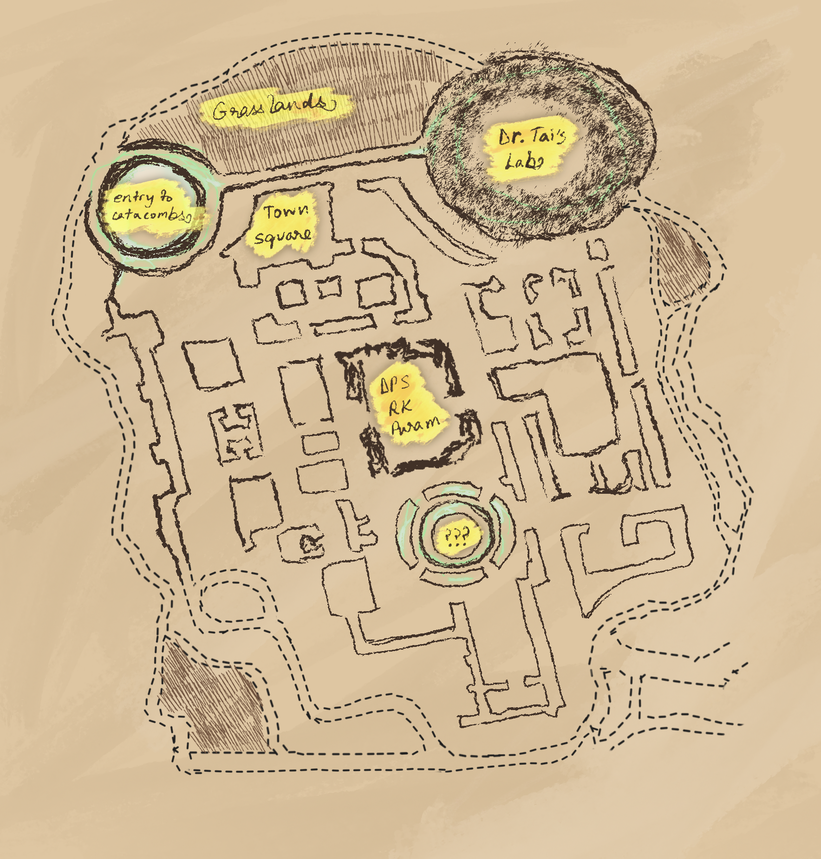
#> input picture map.png, 821 x 859 px, shrunk from 1768 x 1851 before the run
$ python -i main.py   (imports and definitions only)
#> lines starting #> are read from the running program, lines starting #| are printed output that depends on the picture; after the words box and inside, x2 and y2 are one past the last pixel; in counts of white or black regions, pixels touching at a corner belong together
import asyncio
import contextlib
import json
import math
import random
import time
from pathlib import Path
from typing import Dict, List, Optional, Tuple

import cv2
import numpy as np
from fastapi import FastAPI, WebSocket, WebSocketDisconnect
from fastapi.middleware.cors import CORSMiddleware
from fastapi.responses import FileResponse

# [9 lines not run here, left out]

ROOT_DIR = Path(__file__).resolve().parent.parent
MAP_PATH = ROOT_DIR / "map.png"

class CollisionField:

    TARGET_BGR = np.array([0x87, 0xB3, 0xBF], dtype=np.uint8)
    COLOR_TOLERANCE = 24.0
    DEFAULT_SPAWN_MARGIN = 30

    def __init__(self, image_path: Path):
        self.source_image = cv2.imread(str(image_path), cv2.IMREAD_COLOR)
#> self.source_image is the input picture: shape (859, 821, 3); mean B, G, R 148.1, 183.5, 205.6
        if self.source_image is None:
            raise FileNotFoundError(f"Map image not found at {image_path}")

        self.walkable_mask = self._build_walkable_mask(self.source_image)
        self.height, self.width = self.walkable_mask.shape

        walkable_coords = np.column_stack(np.where(self.walkable_mask))
        if walkable_coords.size == 0:
            raise ValueError(
                "No walkable region detected in map.png. Ensure paths use #bfb387 (and similar hues)."
            )
        self.walkable_coords = walkable_coords
        self._margin_cache: Dict[int, np.ndarray] = {}

    def _build_walkable_mask(self, image: np.ndarray) -> np.ndarray:
        lab_image = cv2.cvtColor(image, cv2.COLOR_BGR2LAB)
#> lab_image: shape (859, 821, 3); mean of channels 0, 1, 2 192.2, 130.6, 148.7
        target_lab = cv2.cvtColor(self.TARGET_BGR.reshape(1, 1, 3), cv2.COLOR_BGR2LAB)[0, 0]

        delta = np.linalg.norm(lab_image.astype(np.int16) - target_lab.astype(np.int16), axis=2)
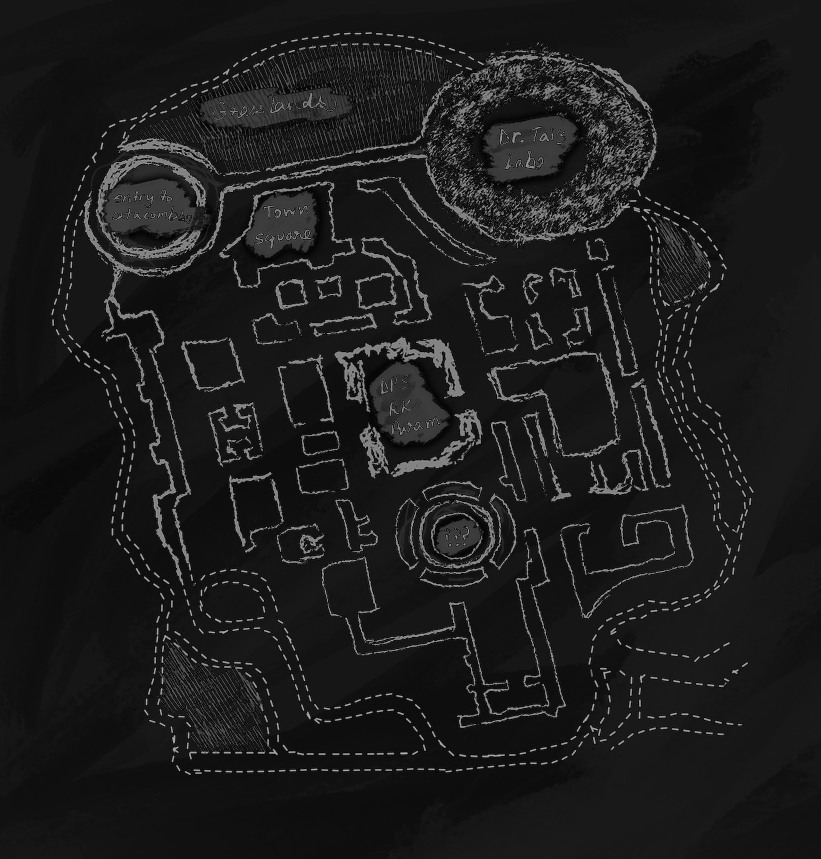
#> delta: shape (859, 821) float64; min 1, max 181.5, mean 28.5
        mask = (delta <= self.COLOR_TOLERANCE).astype(np.uint8) * 255
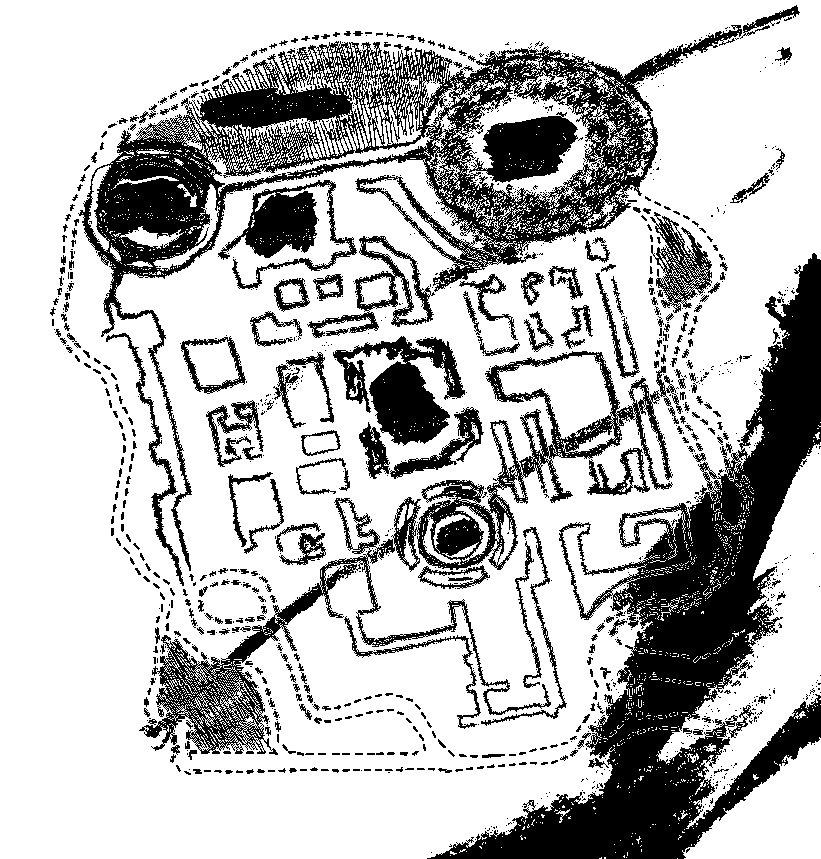
#> mask: shape (859, 821); 73.3% white; 1312 black regions (988 under 20 px), largest, box (x1, y1, x2, y2) and area: (427, 253, 821, 859) 60765, (78, 25, 742, 571) 52389, (391, 351, 682, 572) 12055

        kernel_close = np.ones((5, 5), np.uint8)
        kernel_open = np.ones((3, 3), np.uint8)
        mask = cv2.morphologyEx(mask, cv2.MORPH_CLOSE, kernel_close)
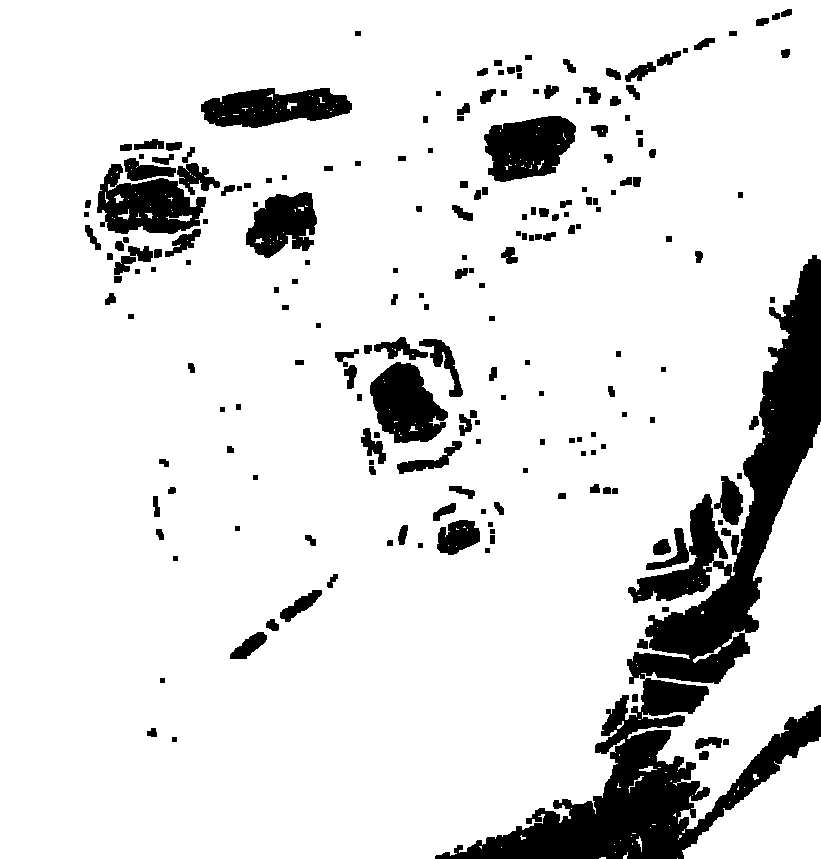
#> mask: shape (859, 821); 87.7% white; 201 black regions, largest, box (x1, y1, x2, y2) and area: (435, 255, 821, 859) 47324, (97, 164, 206, 234) 4562, (484, 116, 576, 182) 4382
        mask = cv2.morphologyEx(mask, cv2.MORPH_OPEN, kernel_open)
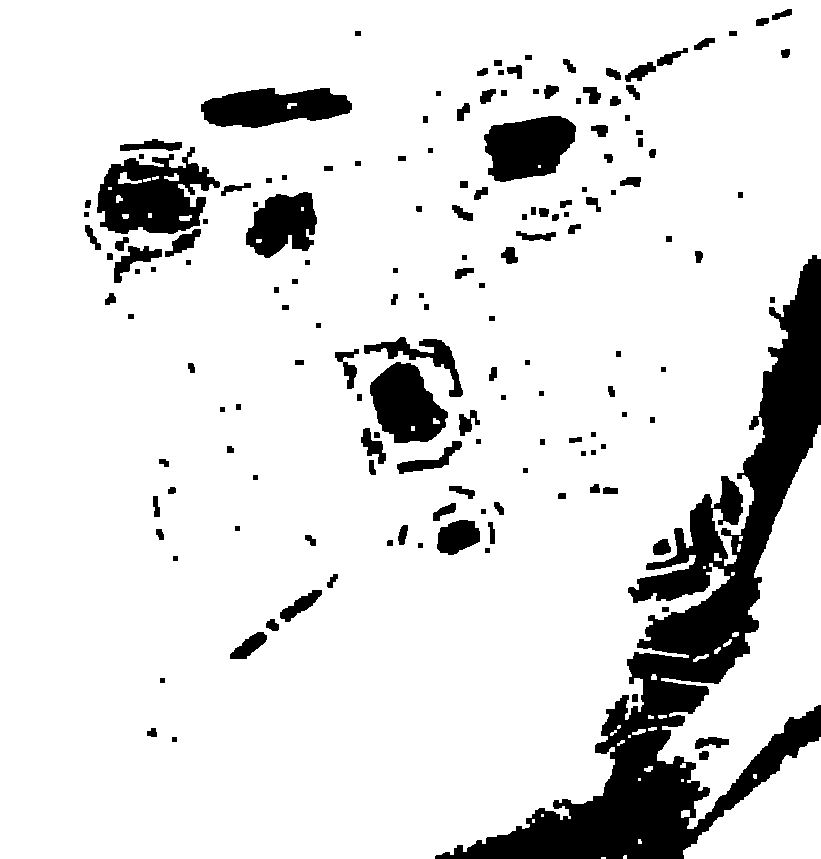
#> mask: shape (859, 821); 87.5% white; 158 black regions, largest, box (x1, y1, x2, y2) and area: (435, 255, 821, 859) 49207, (97, 147, 220, 234) 6405, (484, 116, 576, 182) 4458

        return mask == 255
#> in __init__, `walkable_coords = np.column_stack(np.where(self.walkable_mask))`: walkable_coords = 616978 pairs, first value 0 to 858, second value 0 to 820
#> in __init__, `self.walkable_coords = walkable_coords`: self.walkable_coords has the same summary as walkable_coords

    def is_walkable(self, x: float, y: float) -> bool:
        ix, iy = int(round(x)), int(round(y))
        if ix < 0 or iy < 0 or ix >= self.width or iy >= self.height:
            return False
        return bool(self.walkable_mask[iy, ix])

    def random_walkable_point(self, margin: int = 0) -> Tuple[float, float]:
        coords = self._coords_with_margin(margin)
        iy, ix = coords[np.random.randint(len(coords))]
        return float(ix), float(iy)

    def _coords_with_margin(self, margin: int) -> np.ndarray:
        if margin <= 0:
            return self.walkable_coords

        cached = self._margin_cache.get(margin)
        if cached is not None and len(cached) > 0:
            return cached

        coords = self.walkable_coords
        mask = (
            (coords[:, 0] >= margin)
            & (coords[:, 0] < self.height - margin)
            & (coords[:, 1] >= margin)
            & (coords[:, 1] < self.width - margin)
        )
        filtered = coords[mask]
        if len(filtered) == 0:
            self._margin_cache[margin] = self.walkable_coords
            return self.walkable_coords

        self._margin_cache[margin] = filtered
        return filtered

    def cluster_origin(self) -> Tuple[float, float]:
        sample_size = min(500, len(self.walkable_coords))
#> sample_size = 500
        sample_indices = np.random.choice(len(self.walkable_coords), size=sample_size, replace=False)
#> sample_indices = 500 values, max 616249 at index 294, min 431 at index 415, mean 310206.3
        subset = self.walkable_coords[sample_indices]
#> subset = 500 pairs, first value 0 to 857, second value 1 to 814
        mean_y, mean_x = subset.mean(axis=0)
#> mean_y = 425; mean_x = 382.1
        return float(mean_x), float(mean_y)

    def snap_to_walkable(self, x: float, y: float, max_radius: int = 80) -> Tuple[float, float]:

        if self.is_walkable(x, y):
            return float(x), float(y)

        ix, iy = int(round(x)), int(round(y))
        anchor = np.array([x, y], dtype=np.float32)

        for radius in range(4, max_radius + 1, 4):
            min_x = max(ix - radius, 0)
            max_x = min(ix + radius, self.width - 1)
            min_y = max(iy - radius, 0)
            max_y = min(iy + radius, self.height - 1)

            region = self.walkable_mask[min_y : max_y + 1, min_x : max_x + 1]
            coords = np.argwhere(region)
            if coords.size == 0:
                continue

            abs_coords = coords + np.array([min_y, min_x])
            points = np.stack((abs_coords[:, 1], abs_coords[:, 0]), axis=1).astype(np.float32)
            distances = np.sum((points - anchor) ** 2, axis=1)
            best_idx = int(np.argmin(distances))
            px, py = points[best_idx]
            return float(px), float(py)

        return self.random_walkable_point()


class Agent:
    def __init__(self, agent_id: int, origin: Tuple[float, float], spawned_at: float):
        offset_radius = random.uniform(8, 18)
        angle = random.uniform(0, 2 * math.pi)
        self.position = np.array(
            [origin[0] + math.cos(angle) * offset_radius, origin[1] + math.sin(angle) * offset_radius],
            dtype=np.float32,
        )
        self.agent_id = agent_id
        self.speed = random.uniform(18, 35)
        self.heading = random.uniform(0, 2 * math.pi)
        self.turn_rate = random.uniform(0.5, 1.2)
        self.is_large = False
        self.last_unshrinked_at = spawned_at - random.uniform(0, 90)

    # [16 lines left out: functions _proposed_step, step, not called in this run]


class Crowd:
    def __init__(self, field: CollisionField):
        self.field = field
        self.people: List[Agent] = []
        self.lock = asyncio.Lock()
        self.update_task: Optional[asyncio.Task] = None
        self.max_unshrink_interval = 300.0
        self.min_event_interval = 6.0
        self.max_event_interval = 14.0
        self.next_unshrink_event = 0.0
        self.min_random_shrink_interval = 8.0
        self.max_random_shrink_interval = 20.0
        self.next_shrink_event = 0.0
        self.max_agents = 10
        self.next_agent_id = 0
        self._sigma_memory: Dict[int, np.ndarray] = {}
        self._smoothing_alpha = 0.22
        self._cohesion_sigma = 60.0
        self._last_state: Dict[str, object] = {
            "timestamp": time.time(),
            "people": [],
            "fhu": {"x": 0.0, "y": 0.0, "confidence": 0.0},
            "map": {"width": self.field.width, "height": self.field.height},
            "counts": {"small": 0, "large": 0},
        }
        self._spawn_agents()

    def _spawn_agents(self) -> None:
        crowd_size = random.randint(5, 7)
        center = self.field.cluster_origin()
#> center = (382.1, 425)
        now = time.time()
        spawned: List[Agent] = []
        for _ in range(crowd_size):
            jitter_x = center[0] + random.uniform(-40.0, 40.0)
            jitter_y = center[1] + random.uniform(-40.0, 40.0)
            snapped = self.field.snap_to_walkable(jitter_x, jitter_y)
            spawned.append(self._create_agent(snapped, now))
#> this loop made 6 passes
#> (jitter_x, jitter_y) on passes 1, 5, 6: (402.7, 418.6), (406.5, 428.9), (381.6, 454.4)
#> (jitter_x, jitter_y) on passes 2 to 4: (388.7, 457.6), (420.7, 449.8), (350.1, 419.7)
#> after the loop, spawned = 6 items
        self.people = spawned
#> self.people = 6 items
        self.next_unshrink_event = now
        self._schedule_next_shrink(now)

    def _create_agent(self, origin: Tuple[float, float], timestamp: float) -> Agent:
        agent = Agent(self.next_agent_id, origin, timestamp)
        self.next_agent_id += 1
        return agent

    def _schedule_next_shrink(self, now: float) -> None:
        self.next_shrink_event = now + random.uniform(self.min_random_shrink_interval, self.max_random_shrink_interval)

    # [5 lines left out: function _find_person, not called in this run]

    async def apply_move(self, person_id: int, x: float, y: float) -> bool:
        async with self.lock:
            person = self._find_person(person_id)
            if person is None:
                return False
            clamped_x = float(np.clip(x, 0, self.field.width - 1))
            clamped_y = float(np.clip(y, 0, self.field.height - 1))
            if not self.field.is_walkable(clamped_x, clamped_y):
                clamped_x, clamped_y = self.field.snap_to_walkable(clamped_x, clamped_y)
            person.position = np.array([clamped_x, clamped_y], dtype=np.float32)
            return True

    async def toggle_state(self, person_id: int, desired_state: Optional[str] = None) -> bool:
        async with self.lock:
            person = self._find_person(person_id)
            if person is None:
                return False
            if desired_state in {"large", "small"}:
                make_large = desired_state == "large"
            else:
                make_large = not person.is_large
            now = time.time()
            if make_large:
                person.is_large = True
                person.last_unshrinked_at = now
                self.next_unshrink_event = now + random.uniform(self.min_event_interval, self.max_event_interval)
            else:
                person.is_large = False
                self._schedule_next_shrink(now)
            return True

    async def start(self) -> None:
        if self.update_task is None:
            self.update_task = asyncio.create_task(self._run())

    async def stop(self) -> None:
        if self.update_task:
            self.update_task.cancel()
            try:
                await self.update_task
            except asyncio.CancelledError:
                pass
            self.update_task = None

    async def _run(self) -> None:
        dt = 1.0 / 30.0
        while True:
            async with self.lock:
                current_time = time.time()
                for person in self.people:
                    person.step(self.field, dt)
                    self._apply_sigma_wave(person)
                self._update_unshrink_states(current_time)
                self._maybe_random_shrink(current_time)
                self._maybe_spawn_small_agents(current_time)

                tracker_payload = self._compute_fhu_estimate()
                large_count = sum(1 for p in self.people if p.is_large)
                small_count = len(self.people) - large_count
                self._last_state = {
                    "timestamp": current_time,
                    "people": [
                        {
                            "id": person.agent_id,
                            "x": float(person.position[0]),
                            "y": float(person.position[1]),
                            "state": "large" if person.is_large else "small",
                            "last_unshrinked_at": person.last_unshrinked_at,
                        }
                        for person in self.people
                    ],
                    "fhu": tracker_payload,
                    "map": {"width": self.field.width, "height": self.field.height},
                    "counts": {"large": large_count, "small": small_count},
                }
            await asyncio.sleep(dt)

    # [44 lines left out: functions _update_unshrink_states, _maybe_random_shrink, _maybe_spawn_small_agents, not called in this run]

    async def snapshot(self) -> Dict[str, object]:
        async with self.lock:
            return dict(self._last_state)

    async def reset(self) -> None:
        async with self.lock:
            self._spawn_agents()
            self._sigma_memory.clear()

    # [48 lines left out: functions _compute_fhu_estimate, _apply_sigma_wave, _gaussian_cohesion_weights, not called in this run]


collision_field = CollisionField(MAP_PATH)
simulation = Crowd(collision_field)


# [18 lines not run here, left out]


# [15 lines left out: function modify_audio_frequency, not called in this run]


# [93 lines not run here, left out]

>>> result = CollisionField('../map.png').random_walkable_point()
#> in random_walkable_point, `coords = self._coords_with_margin(margin)`: coords has the same summary as walkable_coords in __init__
#> in random_walkable_point, `iy, ix = coords[np.random.randint(len(coords))]`: iy = 843; ix = 270
#> result = (270, 843)
